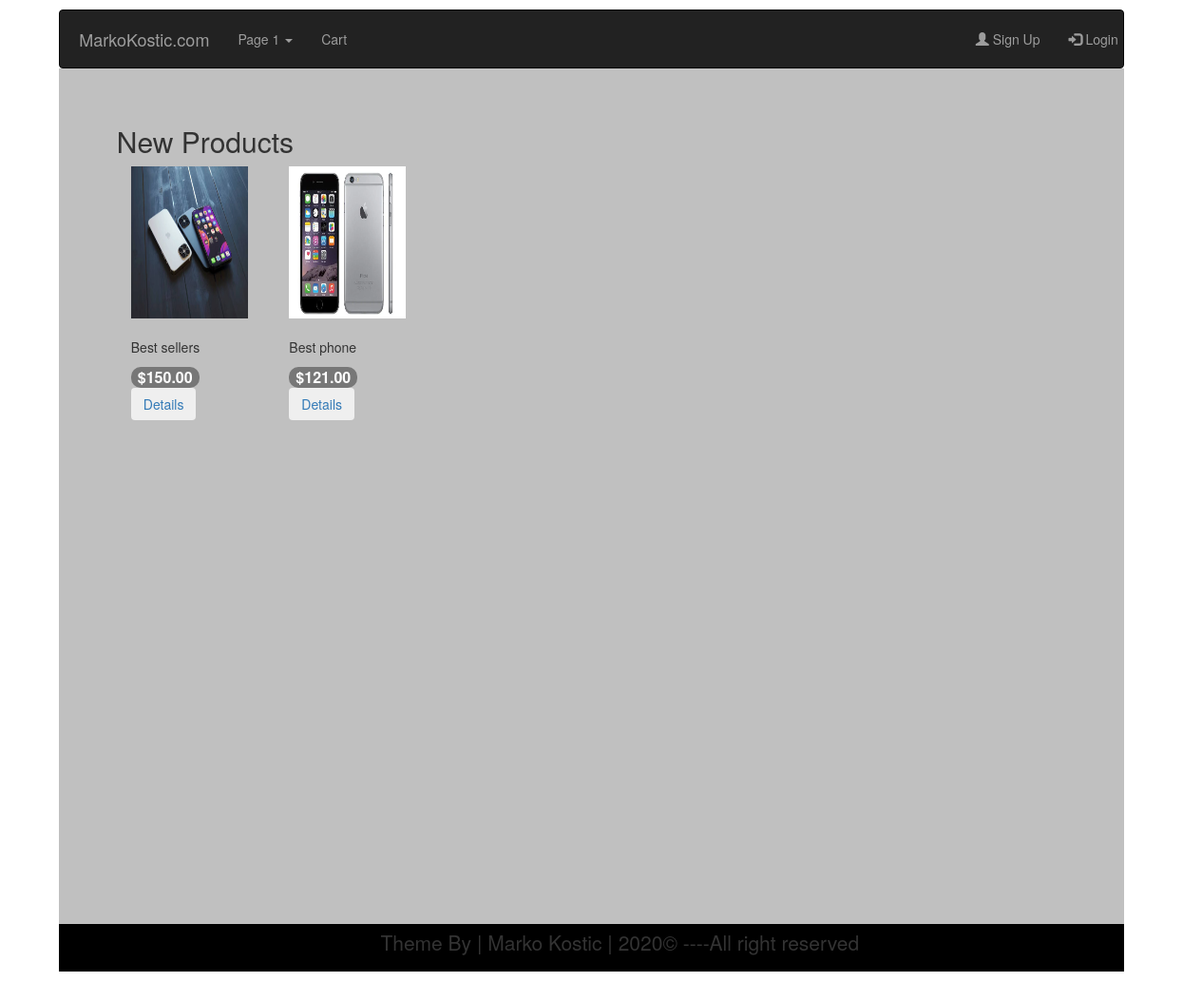
Page /admin/home.php on the committed database.
### tables this page shows
CREATE TABLE `dbl_product` (
  `productId` int(11) NOT NULL,
  `productName` varchar(200) NOT NULL,
  `catid` int(11) NOT NULL,
  `brandId` int(11) NOT NULL,
  `body` text NOT NULL,
  `price` float(10,2) NOT NULL,
  `image` varchar(255) NOT NULL,
  `type` tinyint(11) NOT NULL DEFAULT 0
);

### lib/Database.php (called while the page is built, shortened)
<?php
class Database{
	public $host = DB_HOST;
	public $user = DB_USER;
	public $pass = DB_PASS;
	public $dbname = DB_NAME;
	public $link;
	private function connectDB(){
		$this->link = new mysqli($this->host,$this->user,$this->pass,$this->dbname);
	}
	public function select($query){
		$result = $this->link->query($query);
		if ($result->num_rows > 0) {
			return $result;
		}else{
			return false;
		}
	}
}
?>

### classes/Product.php (called while the page is built, shortened)
<?php
include_once '../lib/Database.php';
?>
<?php
class Product{
 private $db;
   public function __construct(){
   	 $this->db = new Database();
   }
     public function getFeaturedProducts(){
      $query = "SELECT * FROM dbl_product WHERE type = '1' ORDER BY productId DESC LIMIT 5";
      $result = $this->db->select($query);
      return $result;
     }
   }
?>

### admin/home.php (the view, shortened to what this page needs)
<?php
include '../classes/Product.php';
?>
<!DOCTYPE html>
<html>
<head>
  <link rel="stylesheet" href="https://maxcdn.bootstrapcdn.com/bootstrap/3.4.1/css/bootstrap.min.css">
</head>
<body>
<nav class="navbar navbar-inverse" style="width: 90%; margin:auto; margin-top: 10px;padding-right: 5px;padding:5px">
    <div class="navbar-header">
      <a class="navbar-brand" href="#">MarkoKostic.com</a>
    </div>
    <ul class="nav navbar-nav">
      <li class="dropdown"><a class="dropdown-toggle" data-toggle="dropdown" href="#">Page 1 <span class="caret"></span></a>
      </li>
      <li><a href="cart.php">Cart</a></li>
    </ul>
    <ul class="nav navbar-nav navbar-right">
      <li><a href="#"><span class="glyphicon glyphicon-user"></span> Sign Up</a></li>
      <li><a href="login.php"><span class="glyphicon glyphicon-log-in"></span> Login</a></li>
    </ul>
</nav>
<header style="width: 90%; margin:auto; padding-right: 5px;padding:5px; background-color: silver;height: 900px"  >
  <div class="conatiner" style="width: 90%; margin: auto;  padding-top: 35px"  >
      <h2>New Products</h2>
      <?php
        $pd = new Product();
        $getProd = $pd->getFeaturedProducts();
        if ($getProd) {
          while ($result = $getProd->fetch_assoc()) {
      ?>
      <div class="col-md-2">
           <a href="#"><img src="<?php echo $result['image']; ?>" alt="inn_logo"  class="slika"  /></a>
           <br>
           <br>
           <p><?php echo $result['body']; ?></p>
           <span class="badge badge-dark" style="font-size: medium; "> $<?php echo $result['price']; ?></span>
           <br>
           <button class="btn btn-dark "><span><a href="preview.php?proid=<?php echo $result['productId']; ?>">Details</a></span></button>
       </div>
 <?php }} ?>
</header>
<footer style="width: 90%; margin:auto; padding-right: 5px;padding:5px; background-color: black;height: 50px"  >
<div class="container">
    <div class="row">
      <div class="col">
      <p class="lead text-center">Theme By | Marko Kostic | <span id="year"></span>&copy ----All right reserved  </p>
      <p class="text-center small" style="color: white; cursor: pointer; text-orientation: none">
      </p>
    </div>
        </div>
</footer>
</body>
</html>
</body>
</html>

### admin/home.php (style rules this page uses)
.slika { width: 90%; height: 160px; border: 1px solid padding:10px; }

### rows in the picture
dbl_product: image (picture), body "Best sellers", price "150.00"
dbl_product: image (picture), body "Best phone", price "121.00"
